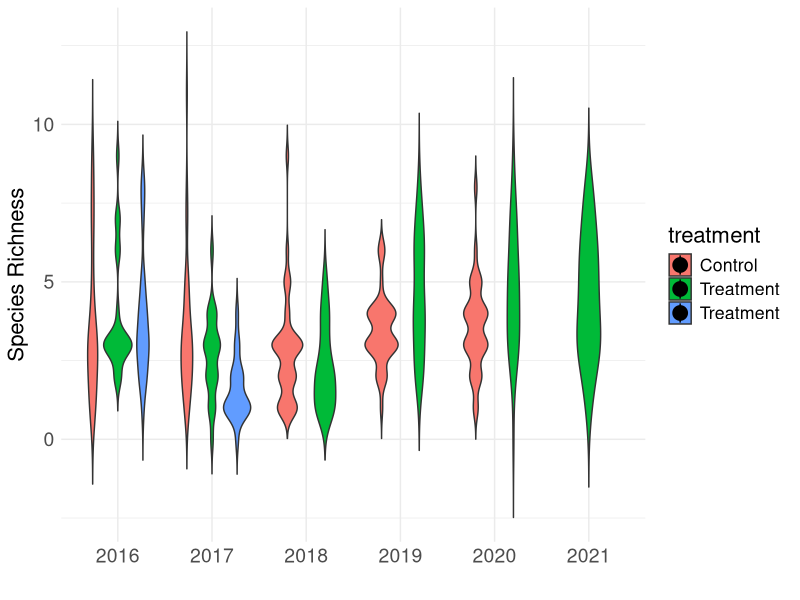

Reproduce this figure in R.

# Library -----------------------------------------------------------------

library(tidyverse)
library(plotrix) # SER function

# Data --------------------------------------------------------------------

univariate <- read.csv("Data/plant_alpha_diversity.csv")
univariate$sample_year <- as.factor(univariate$sample_year)
str(univariate)

beta <- read.csv("Data/beta_diversity_table.csv")


# Summary statistics ------------------------------------------------------

univariate_summary <- univariate %>% 
  group_by(treatment, sample_year) %>% 
  summarise(across(
    .cols = where(is.numeric),
    .fns = list(Mean = mean, SD = sd, SE = std.error), na.rm = TRUE,
    .names = "{col}_{fn}"
  ))


write.csv(univariate_summary, "Data/univariate_summary.csv",
          row.names = FALSE)

# Alpha Diversity Figures -----------------------------------------------------------------
colnames(univariate)

ggplot(univariate, aes(fill = treatment, y = richness, x = sample_year)) +
  geom_violin(trim = FALSE,
              position = position_dodge(0.8)) +
  stat_summary(
    aes(shape = treatment),
    fun.data = "mean_sdl", fun.args = list(mult = 1), # average and standard deviation
    geom = "pointrange", size = 1,
    position = position_dodge(0.8)) +
  theme_minimal() +
  ylab("Species Richness") +
  xlab(" ") +
  theme(text = element_text(size = 16),
        axis.text.x = element_text(size = 14),
        axis.text.y = element_text(size = 14))
